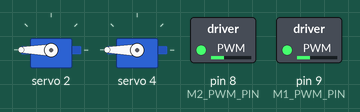
This sketch was run on a simulated Arduino Uno, built for the host (arithmetic inside an expression is 32-bit, double 64-bit). Parts: 2 × servo, switched loads named in the sketch (green lamp = pin HIGH). What the sketch prints to the serial monitor is not drawn.

Above: at 1.1 s.
Timing chart, 0 to 40.0 s (numbered marks = the images above):
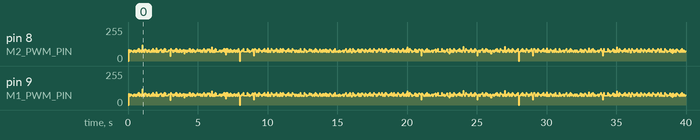

The sketch:

bmduino_both_50pct_pwm.ino
```cpp
// 兩輪同時輸出50% duty（128/255），持續運轉不自動停止，方便用電表/
// 示波器量測D8/D9實際PWM波形（5kHz）、或直接觀察兩輪同時轉動的狀態。
//
// 目前接線是交換過的狀態（CH1<->CH2、CH3<->CH4互換，今天驗證用），
// 所以這裡用交換後測出來確實正常出力的方向：M1正轉、M2反轉，避免卡在
// 驅動板那個弱腳位（見今天的正反轉對照測試結果）。
//
// PWM_PERIOD_US=200us -> 5kHz，跟bmduino_car_control.ino/所有今天的
// 測試韌體一致，沒有改動過。
//
// 安全提醒：這份韌體會持續轉動兩輪、不會自動停止，測完記得手動斷電
// 或重新燒別的韌體停止。

#include <Arduino.h>
#include <Wire.h>
#include <Adafruit_PWMServoDriver.h>

Adafruit_PWMServoDriver pwm = Adafruit_PWMServoDriver(0x40, Wire1);

const uint8_t CH_M1_IN1 = 1;
const uint8_t CH_M1_IN2 = 2;
const uint8_t M1_PWM_PIN = 9;

const uint8_t CH_M2_IN1 = 4;
const uint8_t CH_M2_IN2 = 3;
const uint8_t M2_PWM_PIN = 8;

const uint32_t PWM_PERIOD_US = 1000;  // 1000us = 1kHz
const uint8_t DUTY = 77;              // 30%

uint8_t m1Duty = DUTY;
uint8_t m2Duty = DUTY;

void setDir(uint8_t in1Ch, uint8_t in2Ch, int dir) {
  if (dir > 0) { pwm.setPin(in1Ch, 4095); pwm.setPin(in2Ch, 0); }
  else if (dir < 0) { pwm.setPin(in1Ch, 0); pwm.setPin(in2Ch, 4095); }
  else { pwm.setPin(in1Ch, 4095); pwm.setPin(in2Ch, 4095); }  // coast
}

void updateMotorPWM() {
  uint32_t phase = micros() % PWM_PERIOD_US;
  digitalWrite(M1_PWM_PIN, phase < (uint32_t)m1Duty * PWM_PERIOD_US / 255 ? HIGH : LOW);
  digitalWrite(M2_PWM_PIN, phase < (uint32_t)m2Duty * PWM_PERIOD_US / 255 ? HIGH : LOW);
}

void setup() {
  Serial.begin(115200);
  pinMode(M1_PWM_PIN, OUTPUT);
  pinMode(M2_PWM_PIN, OUTPUT);

  Wire1.begin();
  pwm.begin();
  pwm.setPWMFreq(50);

  setDir(CH_M1_IN1, CH_M1_IN2, -1);  // M1反轉（交換線後的弱方向，這次故意反過來試）
  setDir(CH_M2_IN1, CH_M2_IN2, 1);   // M2正轉（交換線後的弱方向）

  Serial.println(F("=== Both wheels @ 30% duty (77/255), D8/D9 @ 1kHz, continuous ==="));
  Serial.println(F("M1=reverse(WEAK dir post-swap)  M2=forward(WEAK dir post-swap)"));
  Serial.println(F("Will NOT auto-stop. Reflash or power off to stop."));
}

uint32_t lastPrint = 0;

void loop() {
  updateMotorPWM();
  if (millis() - lastPrint >= 1000) {
    lastPrint = millis();
    Serial.println(F("running: M1 duty=77(30%) rev | M2 duty=77(30%) fwd | PWM=1kHz"));
  }
}
```
